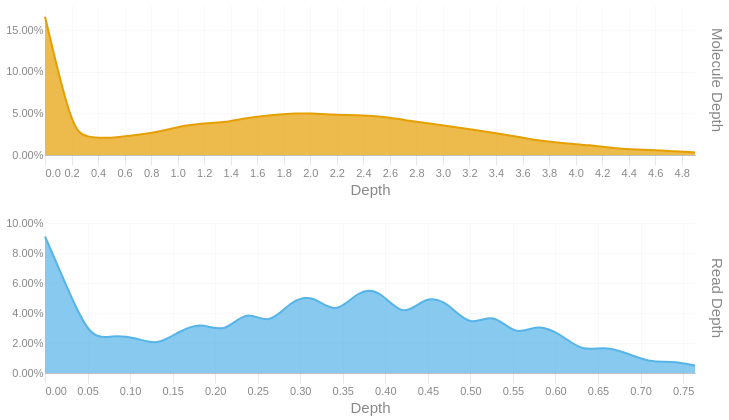

Notebook code cell kept with this figure:
### Code cell
readdep = depth_hist(tb['Read Depth'], q99, 3)
readdep = readdep.with_columns(pl.lit('Read Depth').alias('Metric'))
if not SKIPLR:
    moldep = depth_hist(tb['Molecule Depth'], mol_q99, 1)
    moldep = moldep.with_columns(pl.lit('Molecule Depth').alias('Metric'))
    _hist = pl.concat([readdep, moldep])
    _hist = _hist.filter(pl.col('Proportion') != 0)
    with SafeRender(_hist):
        (
            alt.Chart(_hist)        
            .mark_area(interpolate = "basis")
            .encode(
                x=alt.X('Bin:Q').scale(domainMin=0).axis(alt.Axis(title='Depth')),
                y = alt.Y('Proportion:Q', title = None).axis(format = '.2%'),
                color = alt.Color('Metric:N').legend(None),
                row = alt.Row("Metric:N").header(title = None, labelOrient = 'right'),
                tooltip = [
                    alt.Tooltip("Metric:N", title = "Metric"),
                    alt.Tooltip('Interval:N', title = "Depth Interval"),
                    alt.Tooltip('Proportion:Q', title = "% Alignments").format('.2%')
                ]
            )
            .resolve_scale(x='independent', y='independent')
            .properties(
                height = 150, width = 650,
                usermeta={'embedOptions': {'downloadFileName': f'{samplename}.depth.hist'}}
            )
        ).display()
else:
    readdep = readdep.filter(pl.col('Proportion') != 0)
    with SafeRender(readdep):
        (
            alt.Chart(readdep)        
            .mark_area(interpolate = "basis")
            .encode(
                x=alt.X('Bin:Q').scale(domainMin=0).axis(alt.Axis(title='Depth')),
                y = alt.Y('Proportion:Q', title = None).axis(format = '.2%'),
                tooltip = [
                    alt.Tooltip('Interval:N', title = "Depth Interval"),
                    alt.Tooltip('Proportion:Q', title = "% Alignments").format('.2%')
                ]
            )
            .properties(
                usermeta={'embedOptions': {'downloadFileName': f'{samplename}.depth.hist'}}
            )
        ).display()

### Figure 1 — Vega-Lite specification as saved in the notebook (floating-point values rounded to 4 significant figures)
{"width": 650, "height": 150, "config": {"title": {"anchor": "start", "dy": -15, "fontSize": 18, "color": "#888888", "subtitleColor": "#888888", "subtitleFontSize": 14}, "arc": {"fill": "#0072B2"}, "axis": {"domainColor": "#888888", "domainWidth": 0.5, "gridWidth": 0.2, "grid": false, "titleFontWeight": 400, "titleFontSize": 15, "labelFontSize": 11, "labelColor": "#888888", "tickColor": "#888888", "tickWidth": 0.2, "titleColor": "#888888"}, "axisBand": {"grid": false}, "axisX": {"grid": true, "tickSize": 10, "domainCap": "round"}, "axisY": {"domain": false, "grid": true, "tickSize": 0, "domainCap": "round"}, "background": "transparent", "header": {"labelFontSize": 15, "labelColor": "#888888", "titleFontSize": 15, "titleFontWeight": 600, "titleColor": "#888888"}, "legend": {"labelFont": "sans-serif", "labelFontSize": 12, "labelColor": "#888888", "symbolSize": 100, "symbolType": "circle", "titleFontSize": 12, "titlePadding": 10, "titleColor": "#888888", "title": null}, "range": {"category": ["#E69F00", "#56B4E9", "#009E73", "#F0E442", "#0072B2", "#D55E00", "#CC79A7", "#000000"], "diverging": ["#cfe8f3", "#a2d4ec", "#73bfe2", "#46abdb", "#1696d2", "#12719e"]}, "area": {"fill": "#0072B2", "fillOpacity": 0.7, "line": true, "strokeOpacity": 0.7}, "line": {"color": "#0072B2", "stroke": "#0072B2", "strokeWidth": 2}, "trail": {"color": "#0072B2", "stroke": "#0072B2", "strokeWidth": 0, "size": 1}, "point": {"filled": true, "fillOpacity": 1.0, "size": 95}, "text": {"color": "#888888", "fontSize": 11, "align": "right", "fontWeight": 400, "size": 11}, "bar": {"fill": "#0072B2", "stroke": null}, "view": {"stroke": null, "continuousWidth": 660, "continuousHeight": 400}}, "data": {"name": "data-fc61a2fe7f8d04e1d3406aefeb98a5a0"}, "mark": {"type": "area", "interpolate": "basis"}, "encoding": {"color": {"field": "Metric", "legend": null, "type": "nominal"}, "row": {"field": "Metric", "header": {"title": null, "labelOrient": "right"}, "type": "nominal"}, "tooltip": [{"field": "Metric", "title": "Metric", "type": "nominal"}, {"field": "Interval", "title": "Depth Interval", "type": "nominal"}, {"field": "Proportion", "format": ".2%", "title": "% Alignments", "type": "quantitative"}], "x": {"axis": {"title": "Depth"}, "field": "Bin", "scale": {"domainMin": 0}, "type": "quantitative"}, "y": {"axis": {"format": ".2%"}, "field": "Proportion", "title": null, "type": "quantitative"}}, "resolve": {"scale": {"x": "independent", "y": "independent"}}, "usermeta": {"embedOptions": {"downloadFileName": "TF26LRJL0084_50B_H_10484332_23Y22YLT4_L7.depth.hist"}}, "$schema": "https://vega.github.io/schema/vega-lite/v6.4.1.json", "datasets": {"data-fc61a2fe7f8d04e1d3406aefeb98a5a0": [{"Bin": 0.0, "Interval": "0.0-0.026", "Proportion": 0.091, "Metric": "Read Depth"}, {"Bin": 0.026, "Interval": "0.026-0.053", "Proportion": 0.057, "Metric": "Read Depth"}, {"Bin": 0.053, "Interval": "0.053-0.079", "Proportion": 0.022, "Metric": "Read Depth"}, {"Bin": 0.079, "Interval": "0.079-0.105", "Proportion": 0.025, "Metric": "Read Depth"}, {"Bin": 0.105, "Interval": "0.105-0.132", "Proportion": 0.024, "Metric": "Read Depth"}, {"Bin": 0.132, "Interval": "0.132-0.158", "Proportion": 0.018, "Metric": "Read Depth"}, {"Bin": 0.158, "Interval": "0.158-0.184", "Proportion": 0.028, "Metric": "Read Depth"}, {"Bin": 0.184, "Interval": "0.184-0.211", "Proportion": 0.034, "Metric": "Read Depth"}, {"Bin": 0.211, "Interval": "0.211-0.237", "Proportion": 0.026, "Metric": "Read Depth"}, {"Bin": 0.237, "Interval": "0.237-0.263", "Proportion": 0.043, "Metric": "Read Depth"}, {"Bin": 0.263, "Interval": "0.263-0.29", "Proportion": 0.031, "Metric": "Read Depth"}, {"Bin": 0.29, "Interval": "0.29-0.316", "Proportion": 0.049, "Metric": "Read Depth"}, {"Bin": 0.316, "Interval": "0.316-0.342", "Proportion": 0.052, "Metric": "Read Depth"}, {"Bin": 0.342, "Interval": "0.342-0.369", "Proportion": 0.038, "Metric": "Read Depth"}, {"Bin": 0.369, "Interval": "0.369-0.395", "Proportion": 0.056, "Metric": "Read Depth"}, {"Bin": 0.395, "Interval": "0.395-0.421", "Proportion": 0.055, "Metric": "Read Depth"}, {"Bin": 0.421, "Interval": "0.421-0.448", "Proportion": 0.036, "Metric": "Read Depth"}, {"Bin": 0.448, "Interval": "0.448-0.474", "Proportion": 0.052, "Metric": "Read Depth"}, {"Bin": 0.474, "Interval": "0.474-0.5", "Proportion": 0.047, "Metric": "Read Depth"}, {"Bin": 0.5, "Interval": "0.5-0.527", "Proportion": 0.03, "Metric": "Read Depth"}, {"Bin": 0.527, "Interval": "0.527-0.553", "Proportion": 0.041, "Metric": "Read Depth"}, {"Bin": 0.553, "Interval": "0.553-0.579", "Proportion": 0.024, "Metric": "Read Depth"}, {"Bin": 0.579, "Interval": "0.579-0.606", "Proportion": 0.033, "Metric": "Read Depth"}, {"Bin": 0.606, "Interval": "0.606-0.632", "Proportion": 0.026, "Metric": "Read Depth"}, {"Bin": 0.632, "Interval": "0.632-0.658", "Proportion": 0.014, "Metric": "Read Depth"}, {"Bin": 0.658, "Interval": "0.658-0.685", "Proportion": 0.018, "Metric": "Read Depth"}, {"Bin": 0.685, "Interval": "0.685-0.711", "Proportion": 0.013, "Metric": "Read Depth"}, {"Bin": 0.711, "Interval": "0.711-0.737", "Proportion": 0.007, "Metric": "Read Depth"}, {"Bin": 0.737, "Interval": "0.737-0.764", "Proportion": 0.008, "Metric": "Read Depth"}, {"Bin": 0.764, "Interval": "0.764-0.79", "Proportion": 0.005, "Metric": "Read Depth"}, {"Bin": 0.0, "Interval": "0.0-0.2", "Proportion": 0.166, "Metric": "Molecule Depth"}, {"Bin": 0.2, "Interval": "0.2-0.3", "Proportion": 0.032, "Metric": "Molecule Depth"}, {"Bin": 0.3, "Interval": "0.3-0.5", "Proportion": 0.021, "Metric": "Molecule Depth"}, {"Bin": 0.5, "Interval": "0.5-0.7", "Proportion": 0.02, "Metric": "Molecule Depth"}, {"Bin": 0.7, "Interval": "0.7-0.9", "Proportion": 0.024, "Metric": "Molecule Depth"}, {"Bin": 0.9, "Interval": "0.9-1.0", "Proportion": 0.029, "Metric": "Molecule Depth"}, {"Bin": 1.0, "Interval": "1.0-1.2", "Proportion": 0.034, "Metric": "Molecule Depth"}, {"Bin": 1.2, "Interval": "1.2-1.4", "Proportion": 0.038, "Metric": "Molecule Depth"}, {"Bin": 1.4, "Interval": "1.4-1.5", "Proportion": 0.04, "Metric": "Molecule Depth"}, {"Bin": 1.5, "Interval": "1.5-1.7", "Proportion": 0.044, "Metric": "Molecule Depth"}, {"Bin": 1.7, "Interval": "1.7-1.9", "Proportion": 0.048, "Metric": "Molecule Depth"}, {"Bin": 1.9, "Interval": "1.9-2.0", "Proportion": 0.05, "Metric": "Molecule Depth"}, {"Bin": 2.0, "Interval": "2.0-2.2", "Proportion": 0.05, "Metric": "Molecule Depth"}, {"Bin": 2.2, "Interval": "2.2-2.4", "Proportion": 0.048, "Metric": "Molecule Depth"}, {"Bin": 2.4, "Interval": "2.4-2.6", "Proportion": 0.048, "Metric": "Molecule Depth"}, {"Bin": 2.6, "Interval": "2.6-2.7", "Proportion": 0.045, "Metric": "Molecule Depth"}, {"Bin": 2.7, "Interval": "2.7-2.9", "Proportion": 0.042, "Metric": "Molecule Depth"}, {"Bin": 2.9, "Interval": "2.9-3.1", "Proportion": 0.038, "Metric": "Molecule Depth"}, {"Bin": 3.1, "Interval": "3.1-3.2", "Proportion": 0.033, "Metric": "Molecule Depth"}, {"Bin": 3.2, "Interval": "3.2-3.4", "Proportion": 0.031, "Metric": "Molecule Depth"}, {"Bin": 3.4, "Interval": "3.4-3.6", "Proportion": 0.026, "Metric": "Molecule Depth"}, {"Bin": 3.6, "Interval": "3.6-3.7", "Proportion": 0.021, "Metric": "Molecule Depth"}, {"Bin": 3.7, "Interval": "3.7-3.9", "Proportion": 0.018, "Metric": "Molecule Depth"}, {"Bin": 3.9, "Interval": "3.9-4.1", "Proportion": 0.014, "Metric": "Molecule Depth"}, {"Bin": 4.1, "Interval": "4.1-4.3", "Proportion": 0.012, "Metric": "Molecule Depth"}, {"Bin": 4.3, "Interval": "4.3-4.4", "Proportion": 0.008, "Metric": "Molecule Depth"}, {"Bin": 4.4, "Interval": "4.4-4.6", "Proportion": 0.007, "Metric": "Molecule Depth"}, {"Bin": 4.6, "Interval": "4.6-4.8", "Proportion": 0.006, "Metric": "Molecule Depth"}, {"Bin": 4.8, "Interval": "4.8-4.9", "Proportion": 0.004, "Metric": "Molecule Depth"}, {"Bin": 4.9, "Interval": "4.9-5.11", "Proportion": 0.003, "Metric": "Molecule Depth"}]}}
